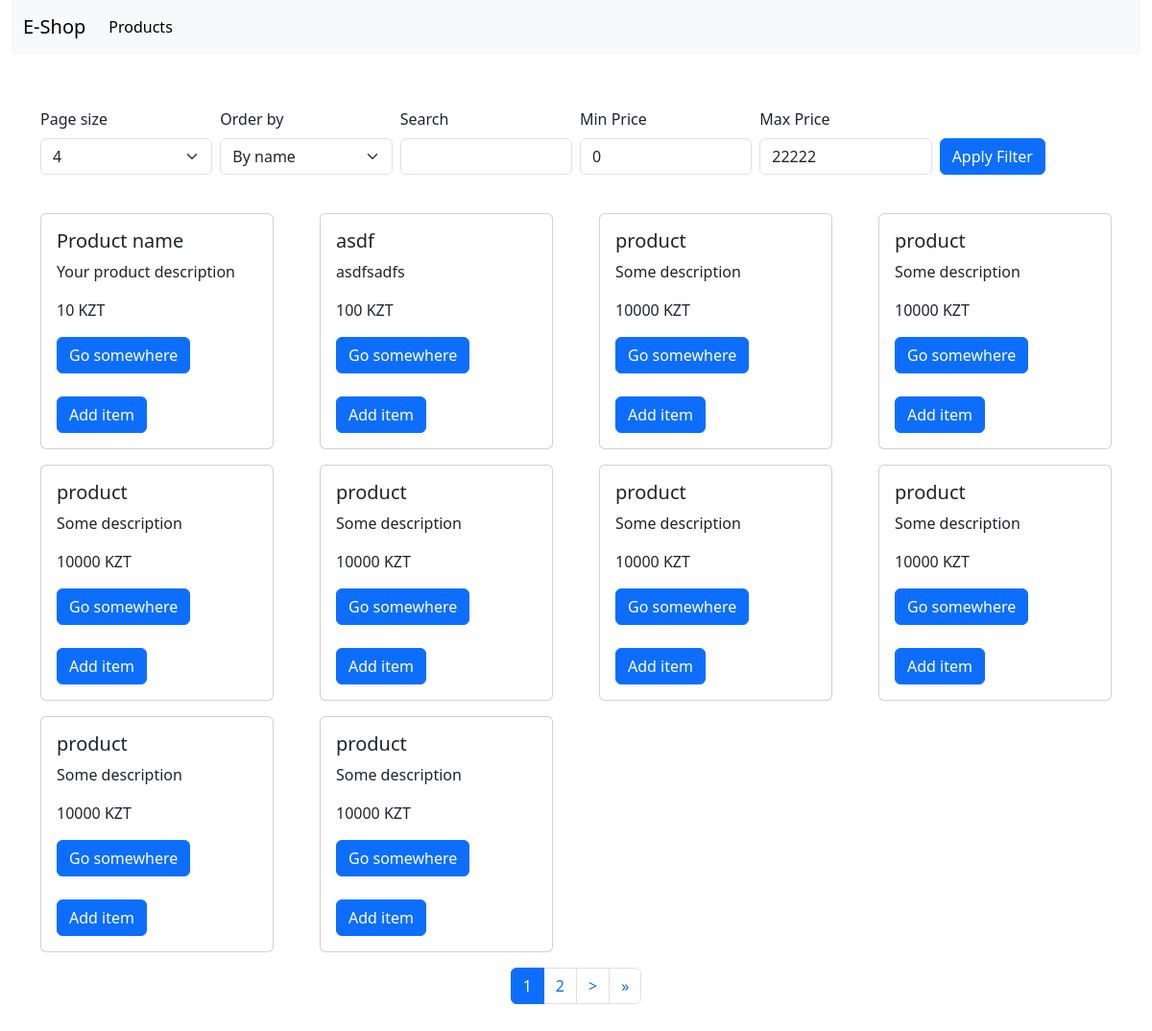
/products/, run on an earlier commit of the app's database.
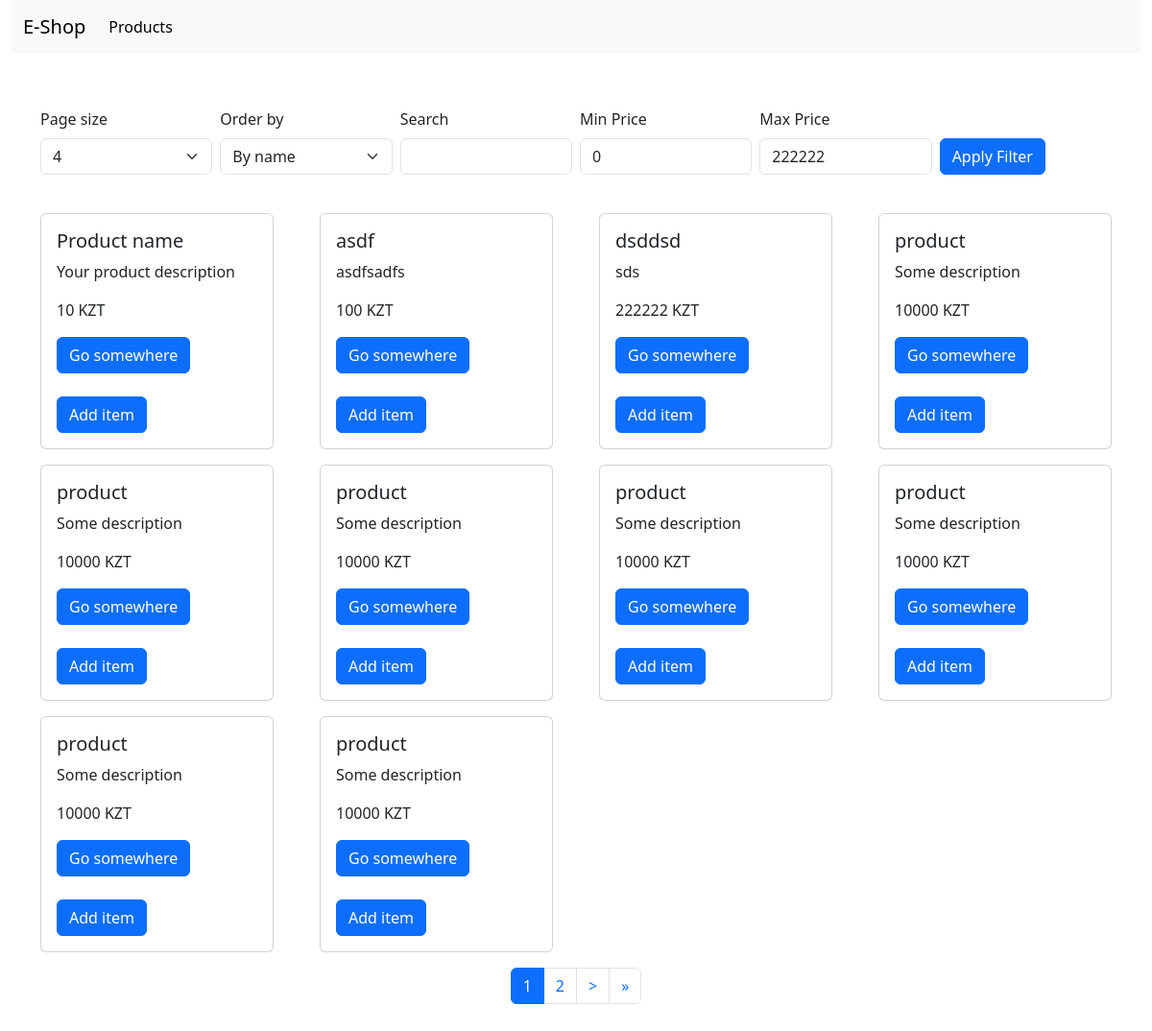
And on a later commit of the database.
### shop/models.py (models this page shows, shortened)
class Product(models.Model):
    name = models.CharField(null=False, max_length=255, blank=False)
    description = models.CharField(null=False, max_length=2000, blank=True, default='')
    price = models.IntegerField(null=False)
    amount = models.IntegerField(null=False)
    created_at = models.DateTimeField(auto_now=True, null=False)
    category = models.ForeignKey(Category, null=True, on_delete=models.CASCADE)
    class Meta:
        verbose_name = 'Product'
        verbose_name_plural = 'Products'

### shop/views.py (the view)
# urls.py: path('products/', products_page_view, name='products_page'),
def products_page_view(request):
    categories = Category.objects.all()
    size = request.GET.get('size', 10)
    page = request.GET.get('page', 1)
    order_by = request.GET.get('order_by', 'name')
    name = request.GET.get('name', '')
    min_price = request.GET.get('min_price', 0)
    max_existing_price = Product.objects.all().order_by('-price')[0].price
    max_price = request.GET.get('max_price', max_existing_price)
    products = Product.objects \
        .filter(name__icontains=name) \
        .filter(price__gte=min_price) \
        .filter(price__lte=max_price) \
        .order_by(order_by)
    filters = {
        'name': name,
        'min_price': min_price,
        'max_price': max_price
    }
    paginator = Paginator(products, size)
    page_obj = paginator.get_page(page)
    if request.method == 'GET':
        return render(request, 'shop/products.html',
                      {'page_obj': page_obj, 'paginator': paginator, 'categories': categories, 'sizes': sizes,
                       'order_by': order_by, 'filters': filters})

### shop/templates/shop/products.html (shortened to what this page needs)
{% extends 'base.html' %}
{% block content %}
<div class="container-fluid">
    <div class="row">
        <div class="col-12">
            {% include 'header.html' %}
        </div>
    </div>
</div>
<div class="container">
    {% include 'shop/products-grid.html' %}
</div>
{% endblock %}

### shop/templates/shop/products-grid.html (shortened to what this page needs)
<div class="row g-2 mt-5">
    <div class="col-2">
        <label for="size" class="form-label">Page size</label>
        <select class="form-select" onchange="handleParamChange(event, 'size')" id="size">
            {% for size in sizes %}
            {% if size == paginator.per_page %}
            <option value="{{ size }}" selected>{{ size }}</option>
            {% else %}
            <option value="{{ size }}">{{ size }}</option>
            {% endif %}
            {% endfor %}
        </select>
    </div>
    <div class="col-2">
        <label for="order_by" class="form-label">Order by</label>
        <select class="form-select" onchange="handleParamChange(event, 'order_by')" id="order_by">
            {% if order_by == 'name' %}
            <option value="name" selected>By name</option>
            {% else %}
            <option value="name">By name</option>
            {% endif %}
        </select>
    </div>
    <div class="col-2">
        <label for="name" class="form-label">Search</label>
        <input class="form-control" id="name" value="{{ filters.name }}" name="name"/>
    </div>
    <div class="col-2">
        <label for="min_price" class="form-label">Min Price</label>
        <input class="form-control" id="min_price" value="{{ filters.min_price }}" name="min_price"/>
    </div>
    <div class="col-2">
        <label for="max_price" class="form-label">Max Price</label>
        <input class="form-control" id="max_price" value="{{ filters.max_price }}" name="max_price"/>
    </div>
    <div class="col-2 d-flex align-items-end">
        <button class="btn btn-primary" onclick="handleFilterChange()">Apply Filter</button>
    </div>
</div>
<div class="row my-4 gx-5 gy-3">
    {% for product in page_obj %}
    <div class="col-3">
        <div class="card">
            <div class="card-body">
                <h5 class="card-title">{{ product.name }}</h5>
                <p class="card-text">{{ product.description}}</p>
                <p class="card-text">{{ product.price }} KZT</p>
                <a href="#" class="btn btn-primary">Go somewhere</a>
                <a href="{% url 'add_to_basket' pk=product.id %}" class="d-block mt-4">
                    <button class="btn btn-primary">Add item</button>
                </a>
            </div>
        </div>
    </div>
    {% endfor %}
    <div class="col-12">
        <nav class="d-flex justify-content-center align-items-center">
            <ul class="pagination">
                {% for page in paginator.page_range %}
                {% if page_obj.number == page %}
                <li class="page-item active"><a class="page-link" href="javascript:void(0)"
                                                onclick="handlePaginationChange({{page}})">{{ page }}</a></li>
                {% elif page >= page_obj.number|add:-2 and page <= page_obj.number|add:2 %}
                <li class="page-item"><a class="page-link" href="javascript:void(0)"
                                         onclick="handlePaginationChange({{page}})">{{ page }}</a></li>
                {% endif %}
                {% endfor %}
                {% if page_obj.has_next %}
                <li class="page-item">
                    <a class="page-link" href="javascript:void(0)" aria-label="Next"
                       onclick="handlePaginationChange({{page_obj.number|add:1}})">
                        <span aria-hidden="true"> > </span>
                    </a>
                </li>
                <li class="page-item">
                    <a class="page-link" href="javascript:void(0)" aria-label="Next"
                       onclick="handlePaginationChange({{paginator.num_pages}})">
                        <span aria-hidden="true">&raquo;</span>
                    </a>
                </li>
                {% endif %}
            </ul>
        </nav>
    </div>
</div>

What changed in the data, as far as the page shows it:
no longer on this page (row unchanged): Product: name "product", description "Some description", price "10000"
added Product: name "dsddsd", description "sds", price "222222"
Also different on the page:
form field max_price: "22222" → "222222"
